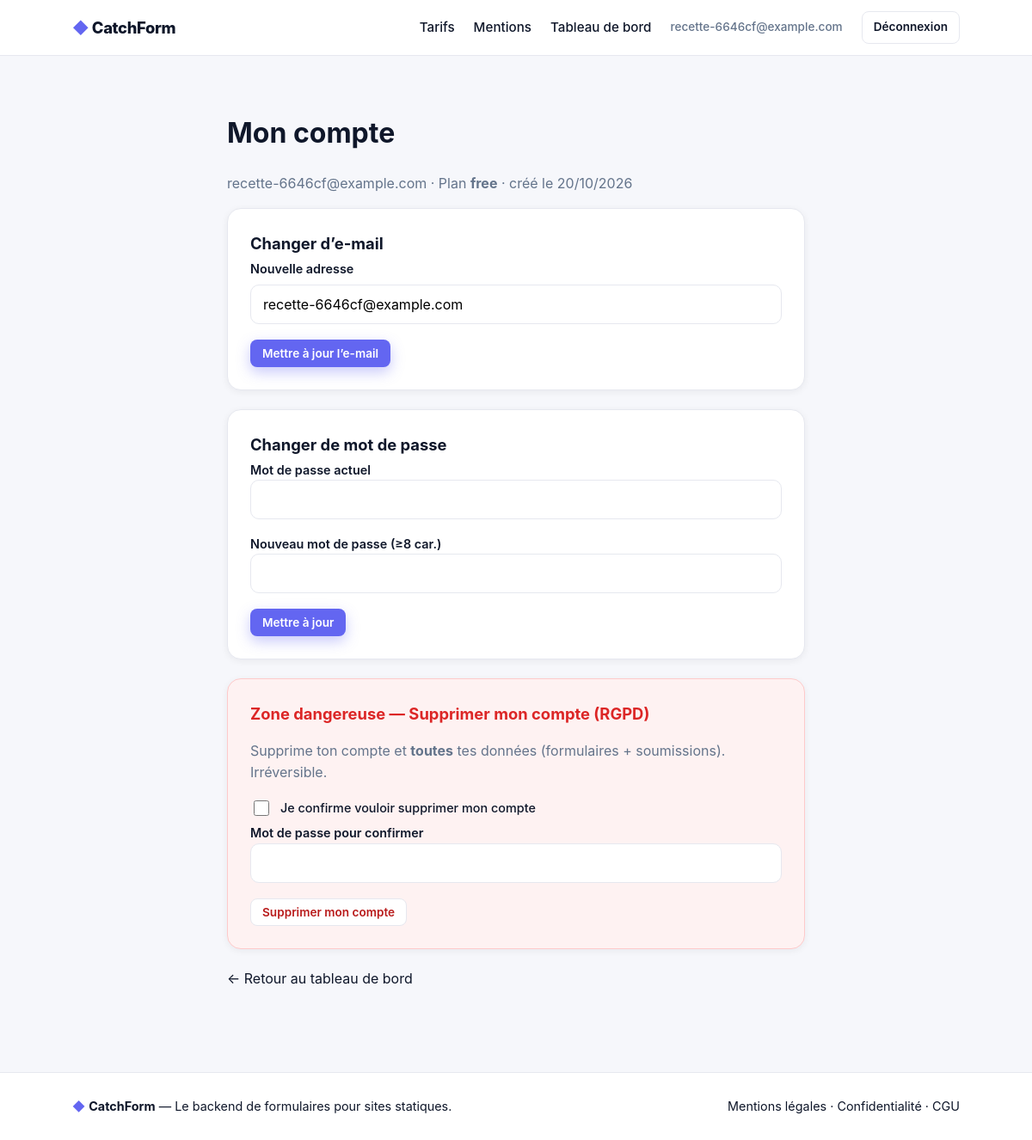
/account (signed in), run on the app's committed database.
### app/models.py (models this page shows, shortened)
class User(UserMixin, db.Model):
    __tablename__ = "users"
    id = db.Column(db.Integer, primary_key=True)
    email = db.Column(db.String(255), unique=True, nullable=False, index=True)
    password_hash = db.Column(db.String(255), nullable=False)
    plan = db.Column(db.String(20), nullable=False, default="free")  # "free" | "pro"
    email_verified = db.Column(db.Boolean, nullable=False, default=False)
    created_at = db.Column(db.DateTime, default=utcnow)
    forms = db.relationship(
        "Form", backref="owner", cascade="all, delete-orphan", lazy=True
    )

### app/account.py (the view, shortened to what this page needs)
@account_bp.route("/account", methods=["GET", "POST"])
@login_required
def account():
    return render_template("account.html")

### app/models.py (called while the page is built)
@login_manager.user_loader
def load_user(user_id):
    return db.session.get(User, int(user_id))

### app/templates/account.html (shortened to what this page needs)
{% extends "base.html" %}
{% block content %}
<div class="page">
  <div class="container" style="max-width:720px">
    <h1>Mon compte</h1>
    <p class="muted">{{ current_user.email }} · Plan <b>{{ current_user.plan }}</b> · créé le {{ current_user.created_at.strftime('%d/%m/%Y') }}</p>
    <div class="panel">
      <h2>Changer d’e-mail</h2>
      <form method="POST">
        <div class="field">
          <label for="email">Nouvelle adresse</label>
          <input type="email" id="email" name="email" value="{{ current_user.email }}" required>
        </div>
        <button class="btn btn-primary btn-sm">Mettre à jour l’e-mail</button>
      </form>
    </div>
    <div class="panel">
      <h2>Changer de mot de passe</h2>
      <form method="POST">
        <div class="field"><label>Mot de passe actuel <input type="password" name="current_password" required></label></div>
        <div class="field"><label>Nouveau mot de passe (≥8 car.) <input type="password" name="new_password" required></label></div>
        <button class="btn btn-primary btn-sm">Mettre à jour</button>
      </form>
    </div>
    <div class="panel" style="border-color:#fecaca; background:#fef2f2">
      <h2 style="color:#dc2626">Zone dangereuse — Supprimer mon compte (RGPD)</h2>
      <p class="muted">Supprime ton compte et <b>toutes</b> tes données (formulaires + soumissions). Irréversible.</p>
      <form method="POST" onsubmit="return confirm('Supprimer définitivement ton compte et toutes tes données ?');">
        <label class="check"><input type="checkbox" name="confirm_delete"> Je confirme vouloir supprimer mon compte</label>
        <div class="field"><label>Mot de passe pour confirmer <input type="password" name="delete_password" required></label></div>
        <button class="btn btn-danger btn-sm">Supprimer mon compte</button>
      </form>
    </div>
    <p><a href="{{ url_for('dashboard.index') }}">← Retour au tableau de bord</a></p>
  </div>
</div>
{% endblock %}

### app/templates/base.html (shortened to what this page needs)
<!DOCTYPE html>
<html lang="fr">
<head>
  <link rel="stylesheet" href="{{ url_for('static', filename='style.css') }}">
</head>
<body>
  <header class="nav">
    <div class="container nav-inner">
      <a href="{{ url_for('public.index') }}" class="brand">
        <span class="brand-mark">◆</span> CatchForm
      </a>
      <nav class="nav-links">
        <a href="{{ url_for('public.pricing') }}">Tarifs</a>
        <a href="{{ url_for('public.legal') }}">Mentions</a>
        {% if current_user.is_authenticated %}
          <a href="{{ url_for('dashboard.index') }}">Tableau de bord</a>
          <a href="{{ url_for('account.account') }}" class="nav-email">{{ current_user.email }}</a>
          <a href="{{ url_for('auth.logout') }}" class="btn btn-ghost btn-sm">Déconnexion</a>
        {% else %}
          <a href="{{ url_for('auth.login') }}">Connexion</a>
          <a href="{{ url_for('auth.register') }}" class="btn btn-primary btn-sm">Commencer gratuitement</a>
        {% endif %}
      </nav>
    </div>
  </header>
  <main>
    {% block content %}{% endblock %}
  </main>
  <footer class="footer">
    <div class="container footer-inner">
      <span><span class="brand-mark">◆</span> <b>CatchForm</b> — Le backend de formulaires pour sites statiques.</span>
      <span><a href="{{ url_for('public.legal') }}">Mentions légales</a> · <a href="{{ url_for('public.privacy') }}">Confidentialité</a> · <a href="{{ url_for('public.terms') }}">CGU</a></span>
    </div>
  </footer>
</body>
</html>

### app/static/style.css (style rules this page uses)
:root { --accent: #6366f1; --accent-dark: #4f46e5; --accent-2: #8b5cf6; --ink: #0f172a; --muted: #64748b; --line: #e6e8ef; --bg: #ffffff; --bg-soft: #f6f7fb; --dark: #0e1021; --dark-2: #171a33; --ok-bg: #dcfce7; --ok-fg: #15803d; --err-bg: #fee2e2; --err-fg: #b91c1c; --radius: 14px; --shadow: 0 10px 30px rgba(15, 23, 42, .08); --shadow-sm: 0 2px 8px rgba(15, 23, 42, .06); --mono: "JetBrains Mono", ui-monospace, "Cascadia Code", Consolas, monospace; }
* { box-sizing: border-box; }
body { margin: 0; font-family: "Inter", system-ui, -apple-system, "Segoe UI", sans-serif; color: var(--ink); background: var(--bg); line-height: 1.55; -webkit-font-smoothing: antialiased; }
a { color: inherit; text-decoration: none; }
.container { width: 100%; max-width: 1080px; margin: 0 auto; padding: 0 24px; }
.muted { color: var(--muted); }
.nav { position: sticky; top: 0; z-index: 50; background: rgba(255, 255, 255, .85); backdrop-filter: blur(10px); border-bottom: 1px solid var(--line); }
.nav-inner { display: flex; align-items: center; justify-content: space-between; height: 64px; }
.brand { font-weight: 800; font-size: 1.15rem; letter-spacing: -.02em; }
.brand-mark { color: var(--accent); }
.nav-links { display: flex; align-items: center; gap: 22px; font-weight: 500; font-size: .95rem; }
.nav-email { color: var(--muted); font-size: .85rem; }
.btn { display: inline-flex; align-items: center; justify-content: center; gap: 8px; padding: 10px 18px; border-radius: 10px; font-weight: 600; font-size: .95rem; border: 1px solid transparent; cursor: pointer; font-family: inherit; white-space: nowrap; transition: transform .05s, box-shadow .2s, background .2s, border-color .2s, color .2s; }
.btn-primary { background: var(--accent); color: #fff; box-shadow: 0 6px 16px rgba(99, 102, 241, .35); }
.btn-ghost { background: #fff; border-color: var(--line); color: var(--ink); }
.btn-danger { background: #fff; border-color: var(--line); color: var(--err-fg); }
.btn-sm { padding: 7px 13px; font-size: .85rem; border-radius: 8px; }
label { display: block; font-weight: 600; font-size: .9rem; margin: 0 0 7px; }
.field { margin-bottom: 18px; }
input[type=text], input[type=email], input[type=password], input[type=url], textarea { width: 100%; padding: 12px 14px; border: 1px solid var(--line); border-radius: 10px; font-size: 1rem; font-family: inherit; background: #fff; transition: border-color .15s, box-shadow .15s; }
.check { display: flex; align-items: center; gap: 10px; font-weight: 500; margin: 18px 0 6px; cursor: pointer; }
.check input { width: 18px; height: 18px; accent-color: var(--accent); }
.page { padding: 44px 0 80px; min-height: calc(100vh - 64px); background: var(--bg-soft); }
.panel { background: #fff; border: 1px solid var(--line); border-radius: 16px; padding: 26px; box-shadow: var(--shadow-sm); margin-bottom: 22px; }
.panel h2 { margin: 0 0 4px; font-size: 1.15rem; }
.footer { border-top: 1px solid var(--line); padding: 28px 0; background: #fff; }
.footer-inner { display: flex; align-items: center; justify-content: space-between; gap: 16px; font-size: .9rem; flex-wrap: wrap; }

### data on the page
User: email "recette-6646cf@example.com", plan "free", created_at "20/10/2026"
